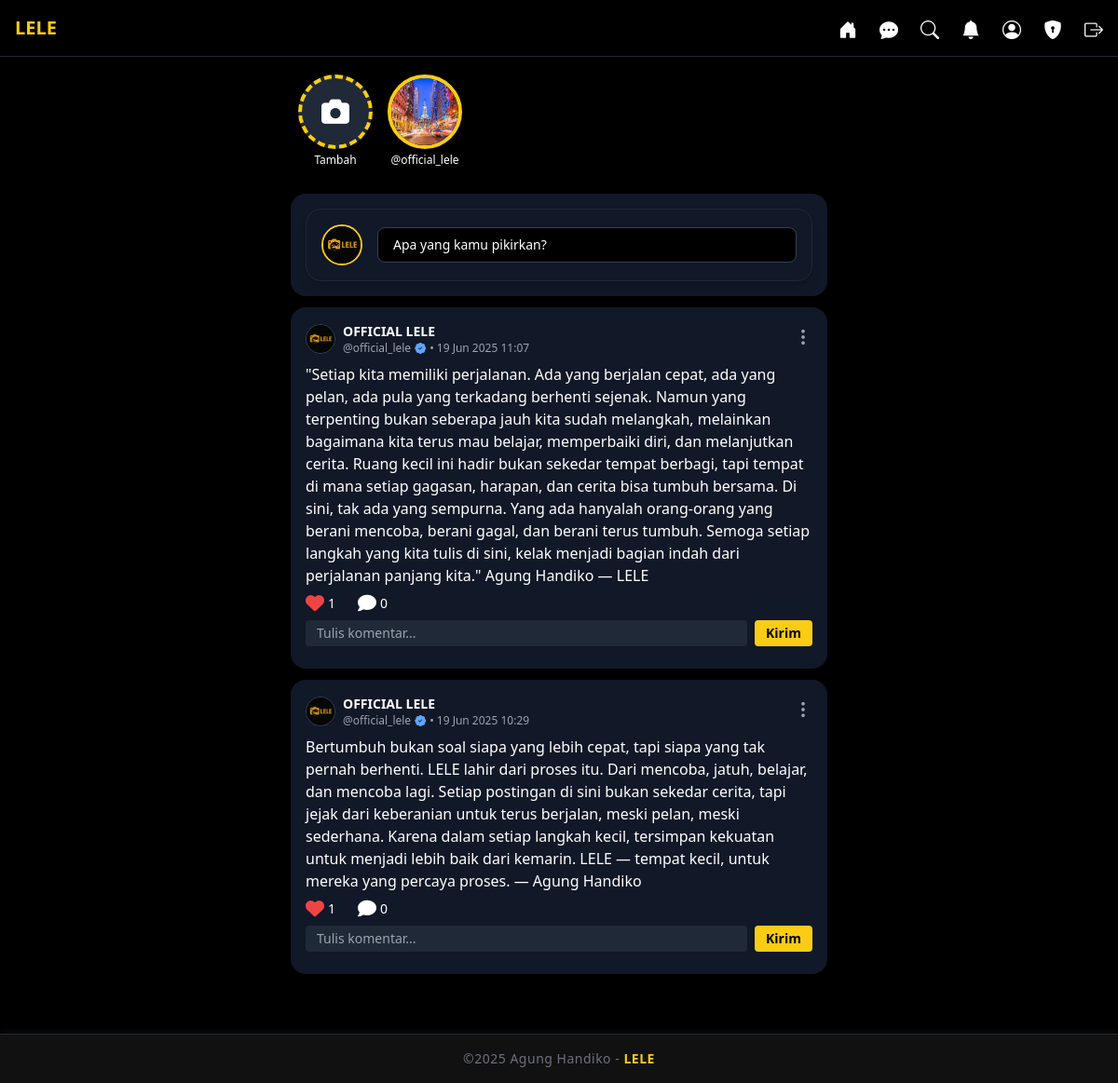
Screenshot of /home (signed in) with the database file from the repository.
### app/models.py (models this page shows, shortened)
class User(UserMixin, db.Model):
    id = db.Column(db.Integer, primary_key=True)
    name = db.Column(db.String(100), nullable=False, server_default="Pengguna")
    username = db.Column(db.String(64), unique=True)
    email = db.Column(db.String(120), unique=True)
    password = db.Column(db.String(128))
    role = db.Column(db.String(20), default="user")
    bio = db.Column(db.String(255), default="")
    gender = db.Column(db.String(10), default="unspecified")
    birthdate = db.Column(db.String(20), default="")
    photo = db.Column(db.String(255), default="default.jpg")
    is_verified = db.Column(db.Boolean, default=False)
    otp_code = db.Column(db.String(6))
    otp_expiry = db.Column(db.DateTime)
    posts = db.relationship("Post", backref="user", lazy=True)
    sent_messages = db.relationship(
        "ChatMessage",
        foreign_keys="ChatMessage.sender_id",
        backref="sender",
        lazy=True
    )
    received_messages = db.relationship(
        "ChatMessage",
        foreign_keys="ChatMessage.receiver_id",
        backref="receiver",
        lazy=True
    )
    followed = db.relationship(
        'User',
        secondary=followers,
        primaryjoin=(followers.c.follower_id == id),
        secondaryjoin=(followers.c.followed_id == id),
        backref=db.backref('followers', lazy='dynamic'),
        lazy='dynamic'
    )
    def has_liked_post(self, post):
        return post.liked_by.filter_by(id=self.id).count() > 0

class Story(db.Model):
    id = db.Column(db.Integer, primary_key=True)
    user_id = db.Column(db.Integer, db.ForeignKey('user.id'), nullable=False)
    image = db.Column(db.String(255), nullable=False)
    timestamp = db.Column(db.DateTime, default=datetime.utcnow)
    user = db.relationship('User', backref=db.backref('stories', lazy='dynamic', cascade="all, delete-orphan"))

class Post(db.Model):
    id = db.Column(db.Integer, primary_key=True)
    user_id = db.Column(db.Integer, db.ForeignKey("user.id"))
    text = db.Column(db.Text)
    image = db.Column(db.String(255))
    timestamp = db.Column(db.DateTime, default=datetime.utcnow)
    comments = db.relationship("Comment", backref="post", lazy=True, cascade="all, delete-orphan")
    liked_by = db.relationship(
        'User',
        secondary=post_likes,
        backref=db.backref('liked_posts', lazy='dynamic'),
        lazy='dynamic'
    )
    def like_count(self):
        return self.liked_by.count()

### app/routes.py (the view)
@main.route('/home', methods=['GET'])
@login_required
def home():
    posts = Post.query.order_by(Post.timestamp.desc()).all()
    users_with_story = []
    users = User.query.all()
    for user in users:
        stories = Story.query.filter_by(user_id=user.id).order_by(Story.timestamp.desc()).all()
        if stories:
            user.latest_story = stories[0]  # latest story per user
            users_with_story.append(user)
    return render_template('home.html', posts=posts, users_with_story=users_with_story)

### app/templates/home.html (shortened to what this page needs)
{% extends 'base.html' %}
{% block content %}
<div class="max-w-xl mx-auto pt-12 space-y-3">
 <div class="story-section bg-black py-4 px-2">
    <div class="flex items-center space-x-4 overflow-x-auto scroll-smooth scrollbar-hide">
        <div class="flex flex-col items-center">
            <a href="{{ url_for('main.story_preview') }}">
                <div class="w-20 h-20 rounded-full border-4 border-dashed border-yellow-400 bg-gray-800 flex items-center justify-center">
                    <i class="fas fa-camera text-white text-3xl"></i>
                </div>
            </a>
            <div class="text-white text-xs mt-1">Tambah</div>
        </div>
        {% for user in users_with_story %}
        <div class="flex flex-col items-center">
            <a href="{{ url_for('main.view_story', user_id=user.id, index=0) }}">
                <div class="relative">
                    {% if user.latest_story and user.latest_story.image %}
                    <img src="{{ url_for('static', filename='story_uploads/' + user.latest_story.image) }}"
                         class="w-20 h-20 rounded-full object-cover border-4 border-yellow-400"
                         onerror="this.style.display='none';">
                    {% else %}
                    <div class="w-20 h-20 rounded-full border-4 border-yellow-400 bg-gray-700 flex items-center justify-center">
                        <i class="fas fa-image text-white text-2xl"></i>
                    </div>
                    {% endif %}
                </div>
            </a>
            <div class="text-white text-xs mt-1">{{ user.username }}</div>
        </div>
        {% endfor %}
    </div>
</div>
  <div class="bg-gray-900 p-4 rounded-2xl shadow space-y-3">
    <div class="flex justify-center">
      <a href="{{ url_for('main.create_post') }}" class="w-full max-w-xl">
        <div class="bg-gray-900 p-4 rounded-2xl shadow-lg space-y-3 cursor-text border border-gray-800 hover:shadow-xl transition duration-300 ease-in-out">
          <div class="flex gap-4 items-center">
            <img src="{{ url_for('static', filename='images/' ~ (current_user.photo or 'default.jpg')) }}"
                 class="w-11 h-11 rounded-full object-cover border-2 border-yellow-400 shadow-sm">
            <div class="flex-1">
              <div class="w-full bg-black text-white border border-gray-700 rounded-lg px-4 py-2 text-sm hover:bg-gray-800 transition duration-200">
                Apa yang kamu pikirkan?
              </div>
            </div>
          </div>
        </div>
      </a>
    </div>
  </div>
 {% for post in posts %}
<div class="bg-gray-900 p-4 rounded-2xl shadow-md space-y-2 relative">
<div class="flex justify-between items-start text-sm text-gray-400">
  <div class="flex items-center gap-2">
    <img src="{{ url_for('static', filename='images/' ~ (post.user.photo if post.user.photo else 'default.jpg')) }}"
         alt="Foto Profil" class="w-8 h-8 rounded-full object-cover border border-gray-700">
    <div class="flex flex-col leading-tight">
      <div class="flex items-center">
        <span class="text-white font-semibold text-sm">{{ post.user.name }}</span>
      </div>
      <div class="flex items-center">
        <span class="text-gray-400 text-xs">{{ post.user.username }}</span>
        {% if post.user.is_verified %}
          <i class="bi bi-patch-check-fill text-blue-400 text-xs ml-1"></i>
        {% endif %}
        <span class="text-gray-400 text-xs ml-1">• {{ post.timestamp.strftime('%d %b %Y %H:%M') }}</span>
      </div>
    </div>
  </div>
    {% if session['user_id'] == post.user_id %}
    <div class="relative inline-block text-left">
      <button onclick="toggleDropdown('{{ post.id }}')" class="text-gray-400 hover:text-yellow-400 text-lg focus:outline-none">
        <i class="bi bi-three-dots-vertical"></i>
      </button>
    </div>
    {% endif %}
  </div>
  <p class="text-white">{{ post.text }}</p>
  <div class="flex items-center gap-6 mt-2 text-xl">
    <button onclick="toggleLike({{ post.id }})"
            class="like-button flex items-center gap-1 focus:outline-none active:outline-none">
      <i id="like-icon-{{ post.id }}"
         class="fas fa-heart transition-all duration-200 ease-in-out
         {% if current_user.is_authenticated and current_user.has_liked_post(post) %}
           text-red-500
         {% else %}
           text-white
         {% endif %}"></i>
      <span id="like-count-{{ post.id }}" class="text-sm text-white">{{ post.like_count() }}</span>
    </button>
    <a href="{{ url_for('main.view_comments', post_id=post.id) }}"
       class="comment-button flex items-center gap-1 focus:outline-none active:outline-none">
      <i class="fas fa-comment text-white transition-all duration-200 ease-in-out hover:text-yellow-400"></i>
      <span id="comment-count-{{ post.id }}" class="text-sm text-white">
        {{ post.comments|length }}
      </span>
    </a>
  </div>
  <div id="comment-section-{{ post.id }}" class="mt-4">
    <form onsubmit="submitComment(event, {{ post.id }})" class="flex gap-2">
      <input type="text" name="text" id="comment-input-{{ post.id }}"
             placeholder="Tulis komentar..."
             class="flex-1 bg-gray-800 text-white rounded px-3 py-1 text-sm focus:outline-none">
      <button type="submit"
              class="bg-yellow-400 text-black rounded px-3 py-1 text-sm font-semibold hover:bg-yellow-500">Kirim</button>
    </form>
  </div>
</div>
{% endfor %}
</div>
{% endblock %}

### app/templates/base.html (shortened to what this page needs)
<!DOCTYPE html>
<html lang="en">
<head>
  <link rel="stylesheet" href="https://cdnjs.cloudflare.com/ajax/libs/font-awesome/6.4.0/css/all.min.css">
  <script src="https://cdn.tailwindcss.com"></script>
  <link href="https://cdn.jsdelivr.net/npm/tailwindcss@2.2.19/dist/tailwind.min.css" rel="stylesheet">
  <link href="https://cdn.jsdelivr.net/npm/bootstrap-icons@1.10.5/font/bootstrap-icons.css" rel="stylesheet">
  <link rel="stylesheet" href="{{ url_for('static', filename='css/style.css') }}">
</head>
<body class="bg-black text-white min-h-screen flex flex-col">
  {% set hide_layout = request.endpoint in ['main.login', 'main.register', 'main.splash', 'main.forgot', 'main.verify_otp_temp',  'main.reset_token'] %}
  {% if not hide_layout %}
<header class="bg-black border-b border-gray-800 p-4 flex justify-between items-center fixed top-0 left-0 w-full z-50">
  <a href="{{ url_for('main.home') }}" class="text-yellow-400 text-xl font-bold">LELE</a>
  <nav class="flex gap-6 items-center">
    <a href="{{ url_for('main.home') }}" class="text-white hover:text-yellow-400 text-lg">
      <i class="bi bi-house-door-fill"></i>
    </a>
    <a href="{{ url_for('main.messages_list') }}" class="text-white hover:text-yellow-400 text-lg">
      <i class="bi bi-chat-dots-fill"></i>
    </a>
    <a href="#" id="open-search" class="text-white hover:text-yellow-400 text-lg">
      <i class="bi bi-search"></i>
    </a>
    <a href="{{ url_for('main.notifications') }}" class="relative text-white hover:text-yellow-400 text-lg">
      <i class="bi bi-bell-fill"></i>
    </a>
    <a href="{{ url_for('main.profile', username=session.get('username', '')) }}" class="text-white hover:text-yellow-400 text-lg">
      <i class="bi bi-person-circle"></i>
    </a>
    {% if current_user.is_authenticated and current_user.id == 1 %}
    <a href="{{ url_for('admin.admin_dashboard') }}" class="text-white hover:text-blue-400 text-lg">
      <i class="bi bi-shield-lock-fill"></i>
    </a>
    {% endif %}
    <a href="{{ url_for('main.logout') }}" class="text-white hover:text-red-400 text-lg">
      <i class="bi bi-box-arrow-right"></i>
    </a>
  </nav>
</header>
{% endif %}
  <main class="flex-grow p-4">
    {% block content %}{% endblock %}
  </main>
  <footer class="text-center text-gray-500 text-sm p-4 border-t border-gray-800">
    ©2025 <span>Agung Handiko</span> - <span class="brand">LELE</span>
  </footer>
</body>
</html>

### app/static/css/style.css (style rules this page uses)
body { font-family: 'Segoe UI', Tahoma, Geneva, Verdana, sans-serif; background-color: #000; color: #fff; scroll-behavior: smooth; }
button { transition: background-color 0.2s ease, transform 0.2s ease; }
a { transition: color 0.2s ease; }
button i, a i { font-size: 1.25rem; line-height: 1; vertical-align: middle; transition: color 0.2s ease, transform 0.2s ease; }
footer { margin-top: 3rem; padding: 1rem 0; text-align: center; font-size: 0.9rem; color: #fff; background-color: #111; border-top: 1px solid #333; box-shadow: 0 -2px 8px rgba(255, 255, 255, 0.05); letter-spacing: 0.5px; }
footer .brand { color: #facc15; font-weight: 600; }
.scrollbar-hide { -ms-overflow-style: none; scrollbar-width: none; }

### rows the page displays
User: image (picture), username "@official_lele", photo (picture)
Post: photo (picture), user.name "OFFICIAL LELE", user.username "@official_lele", timestamp "19 Jun 2025 11:07", text "\"Setiap kita memiliki perjalanan. Ada yang berjalan cepat, ada yang pelan, ada pula yang terkadang berhenti sejenak. Namun yang terpenting bukan seberapa jauh kita sudah melangkah, melainkan bagaimana kita terus mau belajar, memperbaiki diri, dan melanjutkan cerita. Ruang kecil ini hadir bukan sekedar tempat berbagi, tapi tempat di mana setiap gagasan, harapan, dan cerita bisa tumbuh bersama. Di sini, tak ada yang sempurna. Yang ada hanyalah orang-orang yang berani mencoba, berani gagal, dan berani terus tumbuh. Semoga setiap langkah yang kita tulis di sini, kelak menjadi bagian indah dari perjalanan panjang kita.\" Agung Handiko — LELE", like_count "1", comments|length "0"
Post: photo (picture), user.name "OFFICIAL LELE", user.username "@official_lele", timestamp "19 Jun 2025 10:29", text "Bertumbuh bukan soal siapa yang lebih cepat, tapi siapa yang tak pernah berhenti. LELE lahir dari proses itu. Dari mencoba, jatuh, belajar, dan mencoba lagi. Setiap postingan di sini bukan sekedar cerita, tapi jejak dari keberanian untuk terus berjalan, meski pelan, meski sederhana. Karena dalam setiap langkah kecil, tersimpan kekuatan untuk menjadi lebih baik dari kemarin. LELE — tempat kecil, untuk mereka yang percaya proses. — Agung Handiko", like_count "1", comments|length "0"
